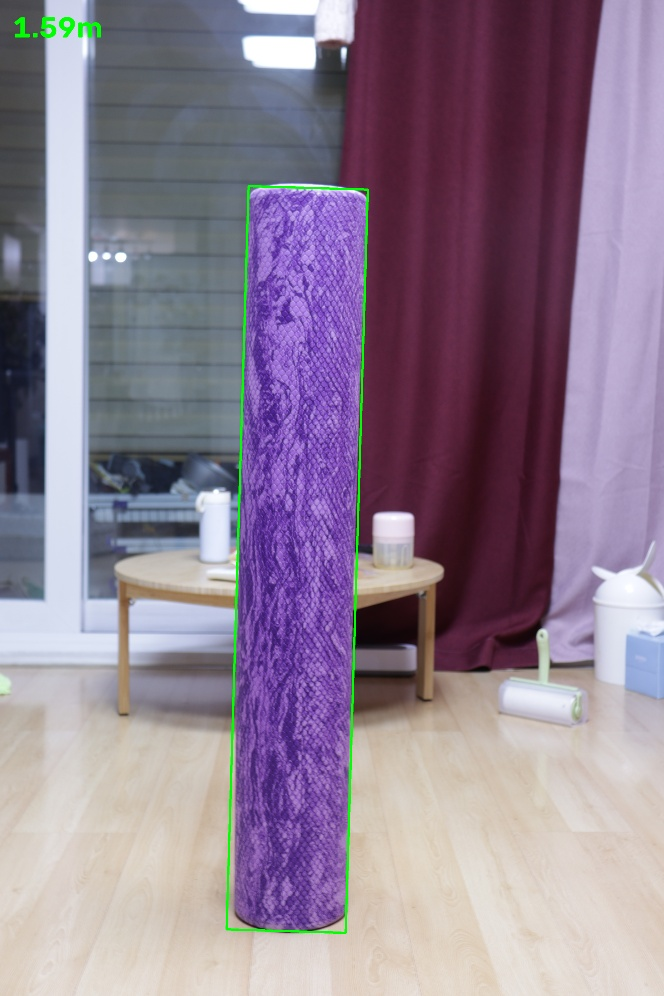
#> input picture canon_test/det_IMG_1795.jpg, 664 x 996 px
$ python -i canon_distance.py   (imports and definitions only)
#> lines starting #> are read from the running program, lines starting #| are printed output that depends on the picture; after the words box and inside, x2 and y2 are one past the last pixel; in counts of white or black regions, pixels touching at a corner belong together
#> further down, picture is the input picture: shape (996, 664, 3); mean B, G, R 146.1, 127.7, 143.4
# -*- coding: utf-8 -*-
"""
캐논 DSLR 사진에서 물체 크기 기준 거리 측정 (EOS 200D II 검증됨)
==================================================================
크기를 아는 물체를 찍으면 EXIF 초점거리와 센서 크기(APS-C 22.3mm)로
거리를 계산한다. 거리는 카메라 윗면 Φ 마크(센서 면)부터 잰다.

물체 검출 두 가지 모드:
  1) --select : 창에서 물체 주위에 마우스로 대충 박스를 그리면
     GrabCut이 정밀하게 경계를 다듬음 (아무 색·물체 가능, 권장)
  2) 기본     : 보라색 계열 자동 검출 (폼롤러용, --hsv로 범위 변경)

검증된 정확도 (실측 2.553m, 7장 교차검증):
  줌 30mm 이상 0.3~0.6% / 24mm ~1% / 18mm ~3.5%
  줌별 보정계수 내장(기본 적용). 박스+GrabCut은 색 방식과 ±0.4% 일치.

사용:
  python canon_distance.py 사진.jpg --height 0.913 --select
  python canon_distance.py 사진.jpg --height 0.913 --true-dist 2.553
"""

import argparse
import cv2
import numpy as np
import exifread

SENSOR_LONG_MM = 22.3     # EOS 200D II (APS-C) 긴 변
CAL_TABLE = [(18, 1.036), (24, 1.011), (32, 1.003)]   # 실험 2 결과


# [10 lines left out: function cal_factor, not called in this run]


def color_detect(img, hsv_lo=(120, 60, 50), hsv_hi=(158, 255, 255)):
#> called with hsv_lo = (120, 60, 50), hsv_hi = (158, 255, 255)
    hsv = cv2.cvtColor(img, cv2.COLOR_BGR2HSV)
#> hsv: shape (996, 664, 3); mean H, S, V 100.2, 73.7, 159
    m = cv2.inRange(hsv, hsv_lo, hsv_hi)
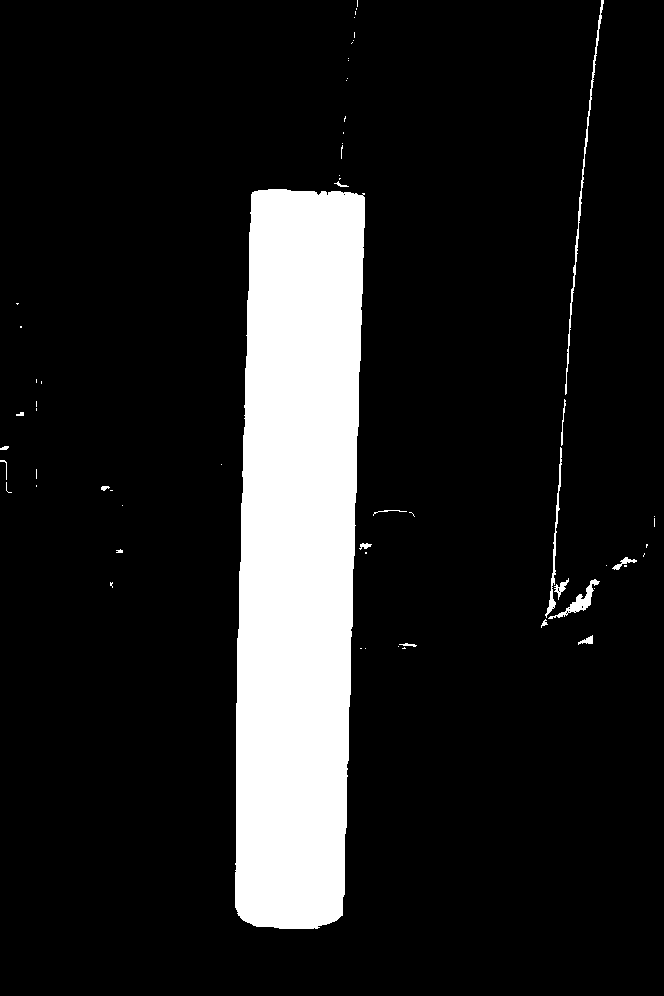
#> m: shape (996, 664); 12.9% white; 61 white regions (43 under 20 px), largest, box (x1, y1, x2, y2) and area: (235, 189, 365, 929) 83022, (565, 0, 604, 395) 778, (548, 579, 600, 619) 440
    m = cv2.morphologyEx(m, cv2.MORPH_OPEN, np.ones((15, 15), np.uint8))
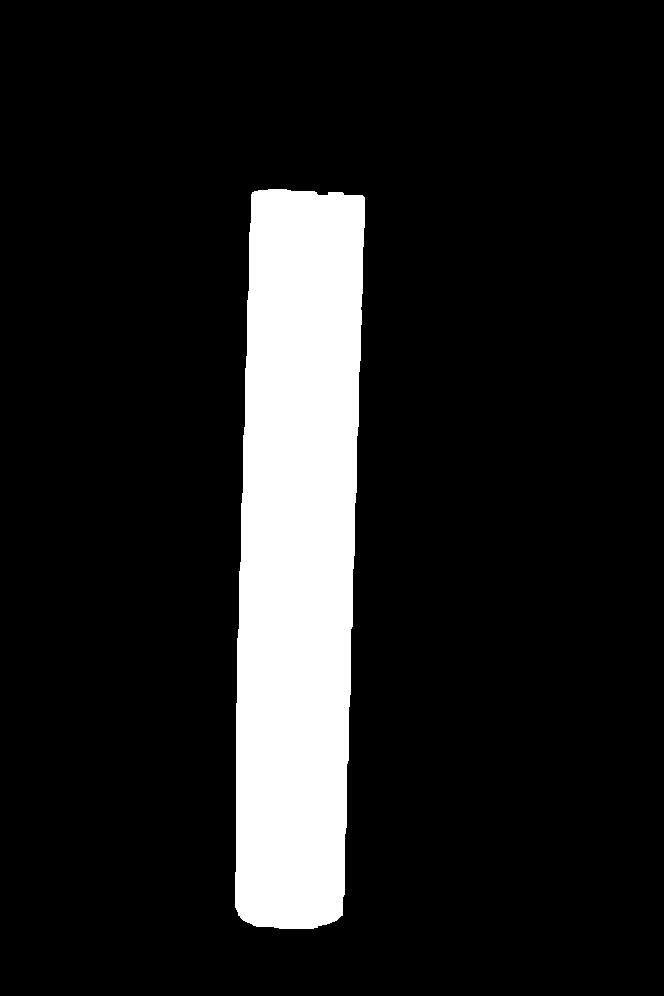
#> m: shape (996, 664); 12.5% white; 1 white region, box (x1, y1, x2, y2) and area: (235, 189, 365, 929) 82905
    m = cv2.morphologyEx(m, cv2.MORPH_CLOSE, np.ones((31, 31), np.uint8))
#> m: shape (996, 664); 12.5% white; 1 white region
    cnts, _ = cv2.findContours(m, cv2.RETR_EXTERNAL, cv2.CHAIN_APPROX_SIMPLE)
#> cnts = 1 contour; box (x1, y1, x2, y2) and area: (235, 189, 365, 929) 82109
    best, bs = None, 0
    for c in cnts:
        if cv2.contourArea(c) < 30000:
            continue
        r = cv2.minAreaRect(c)
        w, h = r[1]
        if min(w, h) == 0:
            continue
        e = max(w, h) / min(w, h)
        if 3 < e < 12 and cv2.contourArea(c) * e > bs:
            best, bs = r, cv2.contourArea(c) * e
#> this loop made 1 pass
#> (w, h, e, best, bs) on pass 1: (738.9, 114.8, 6.44, ((296.6, 558.9), (738.9, 114.8), -88.28), 528478.3)
#> after the loop, bs = 528478.3
    return best


# [76 lines left out: functions grabcut_refine, select_box, main, not called in this run]


# [2 lines not run here, left out]

>>> import cv2
>>> picture = cv2.imread('canon_test/det_IMG_1795.jpg')
>>> result = color_detect(picture)
#> result = ((296.6, 558.9), (738.9, 114.8), -88.28)

$ run again, on canon_test/det_IMG_1797.jpg
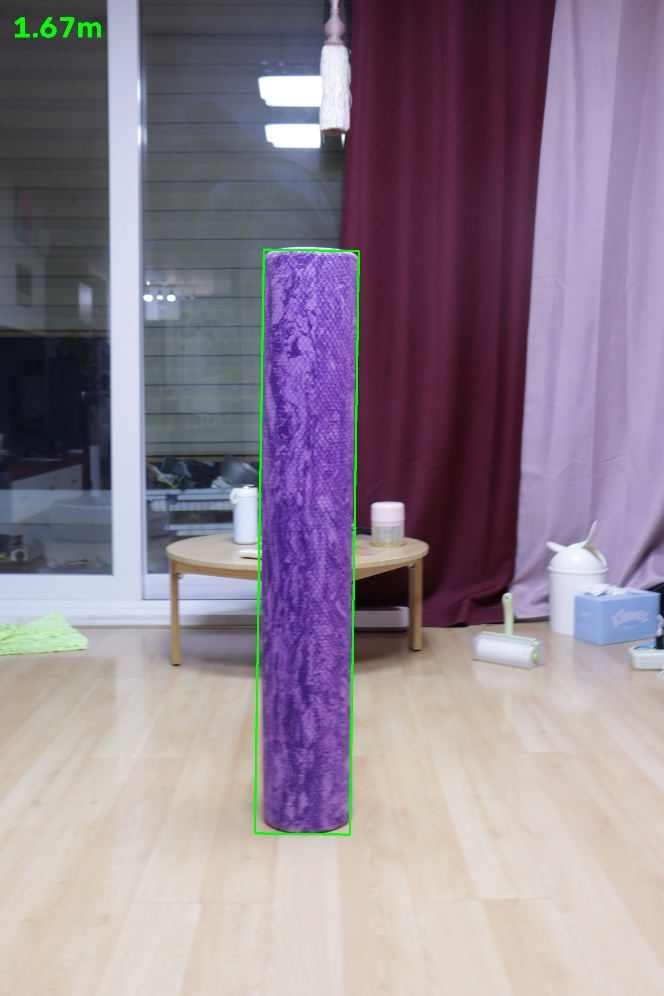
#> input picture canon_test/det_IMG_1797.jpg, 664 x 996 px
#> picture is the input picture: shape (996, 664, 3); mean B, G, R 144.1, 130.6, 143.4
#> hsv: shape (996, 664, 3); mean H, S, V 91.6, 65.1, 156.6
#> in color_detect, `m = cv2.inRange(hsv, hsv_lo, hsv_hi)`:
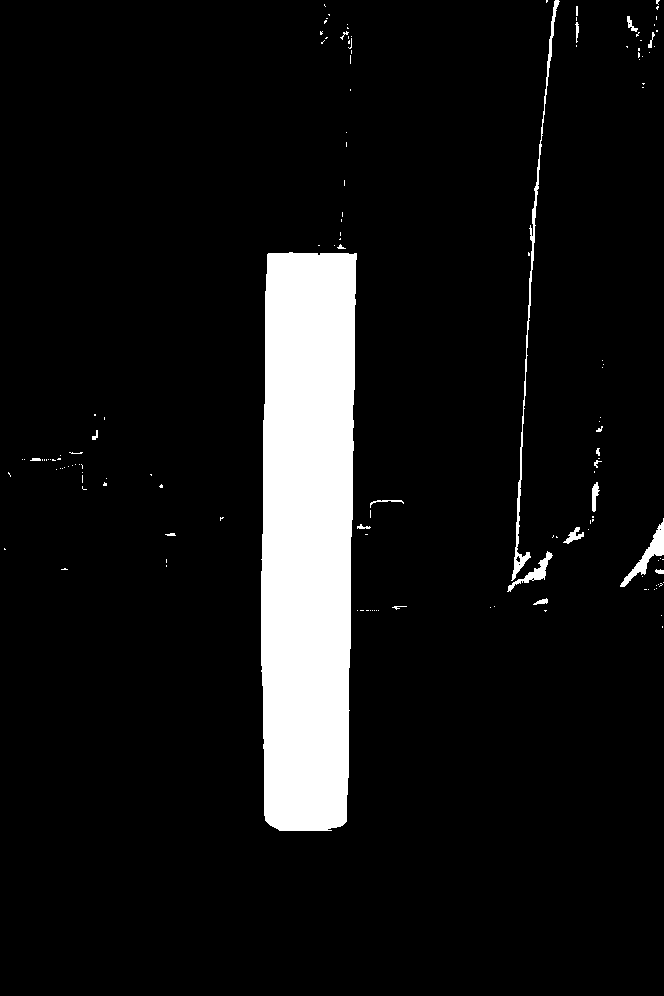
#> m: shape (996, 664); 8.3% white; 143 white regions (120 under 20 px), largest, box (x1, y1, x2, y2) and area: (261, 252, 357, 831) 50963, (511, 0, 560, 581) 1497, (620, 518, 664, 587) 692
#> in color_detect, `m = cv2.morphologyEx(m, cv2.MORPH_OPEN, np.ones((15, 15), np.uint8))`:
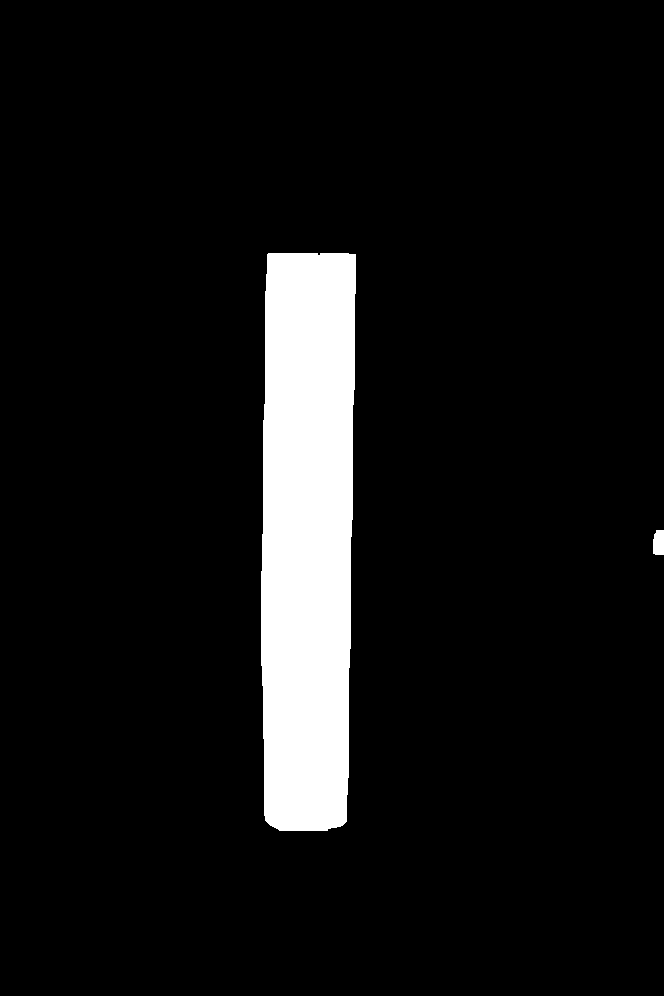
#> m: shape (996, 664); 7.7% white; 2 white regions, box (x1, y1, x2, y2) and area: (261, 253, 356, 831) 50913, (653, 530, 664, 555) 257
#> cnts = 2 contours; box (x1, y1, x2, y2) and area: (261, 253, 356, 831) 50264, (653, 530, 664, 555) 224
#> the loop in color_detect, `for c in cnts:` made 2 passes
#> (w, h, e, best, bs) on pass 2: (578, 90.51, 6.39, ((306.4, 541.4), (578, 90.51), -89.12), 320978.6)
#> after the loop in color_detect, `for c in cnts:`: bs = 320978.6
#> result = ((306.4, 541.4), (578, 90.51), -89.12)

$ run again, on canon_test/det_IMG_1798.jpg
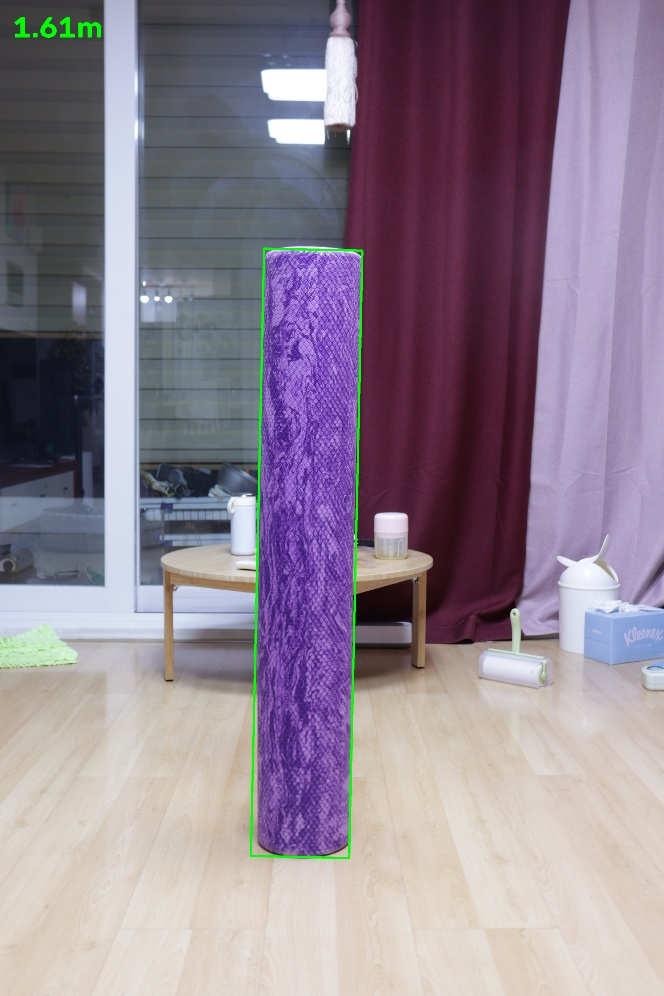
#> input picture canon_test/det_IMG_1798.jpg, 664 x 996 px
#> picture is the input picture: shape (996, 664, 3); mean B, G, R 145.1, 130.8, 144.1
#> hsv: shape (996, 664, 3); mean H, S, V 93.9, 66.1, 157.6
#> in color_detect, `m = cv2.inRange(hsv, hsv_lo, hsv_hi)`:
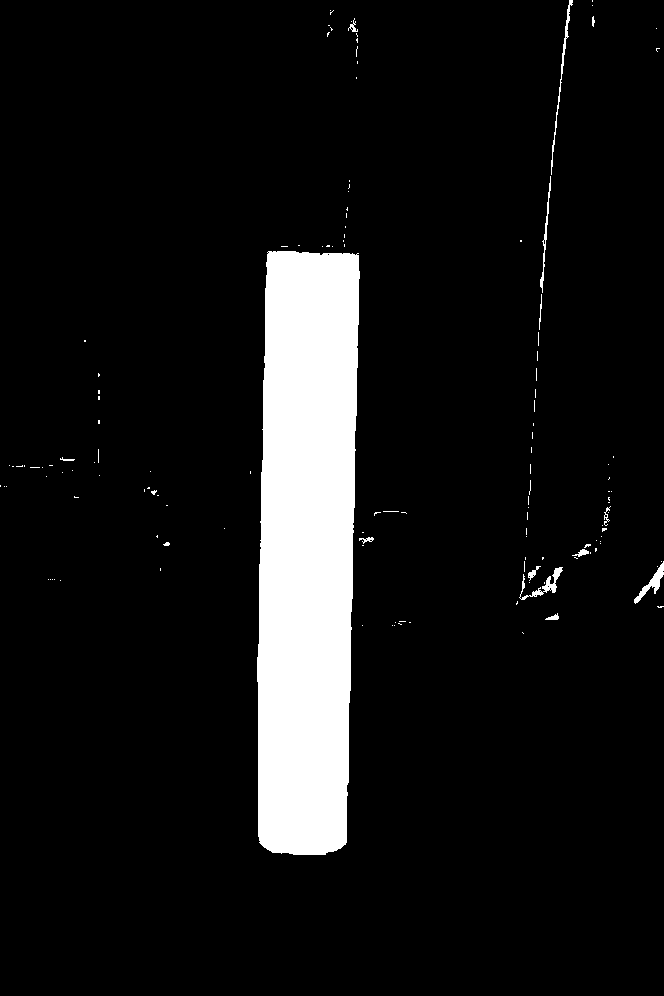
#> m: shape (996, 664); 8.7% white; 137 white regions (122 under 20 px), largest, box (x1, y1, x2, y2) and area: (257, 251, 360, 855) 55416, (551, 0, 573, 175) 341, (519, 567, 563, 600) 337
#> in color_detect, `m = cv2.morphologyEx(m, cv2.MORPH_OPEN, np.ones((15, 15), np.uint8))`:
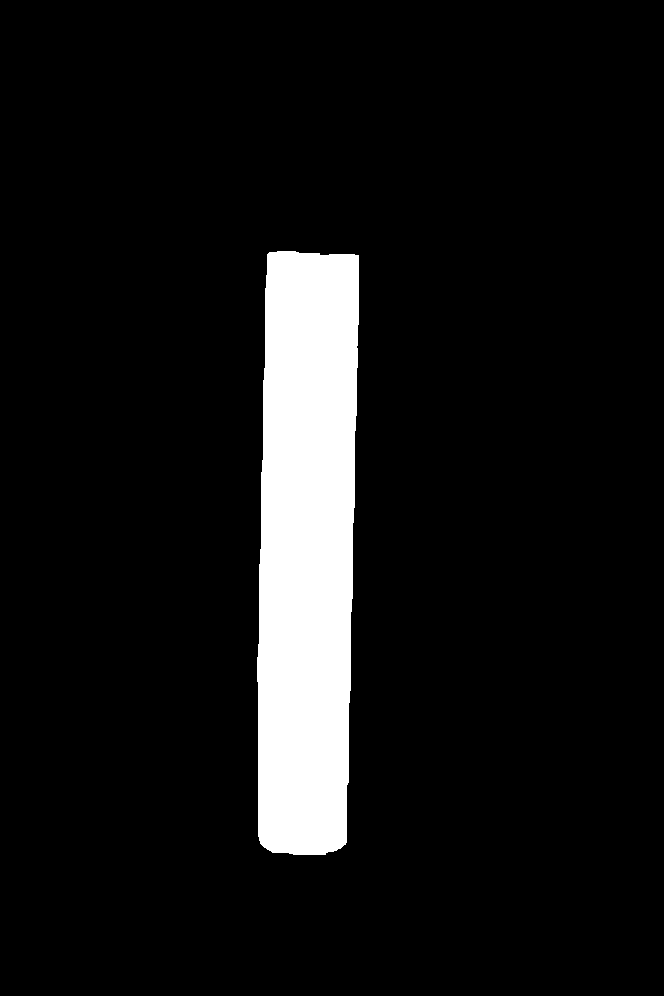
#> m: shape (996, 664); 8.4% white; 1 white region, box (x1, y1, x2, y2) and area: (257, 251, 359, 855) 55320
#> cnts = 1 contour; box (x1, y1, x2, y2) and area: (257, 251, 359, 855) 54652
#> the loop in color_detect, `for c in cnts:` made 1 pass
#> (w, h, e, best, bs) on pass 1: (602.9, 93.76, 6.43, ((306.1, 552.8), (602.9, 93.76), -88.75), 351428)
#> after the loop in color_detect, `for c in cnts:`: bs = 351428
#> result = ((306.1, 552.8), (602.9, 93.76), -88.75)

$ run again, on canon_test/det_IMG_1809.jpg
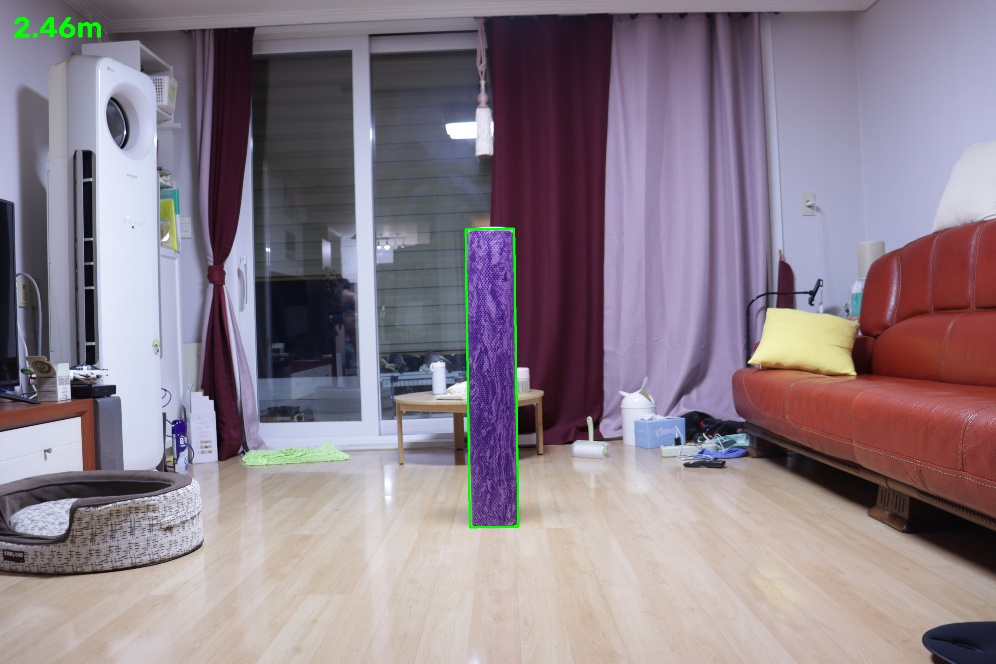
#> input picture canon_test/det_IMG_1809.jpg, 996 x 664 px
#> picture is the input picture: shape (664, 996, 3); mean B, G, R 136.9, 126.7, 139.8
#> hsv: shape (664, 996, 3); mean H, S, V 91.7, 59.2, 151
#> in color_detect, `m = cv2.inRange(hsv, hsv_lo, hsv_hi)`:
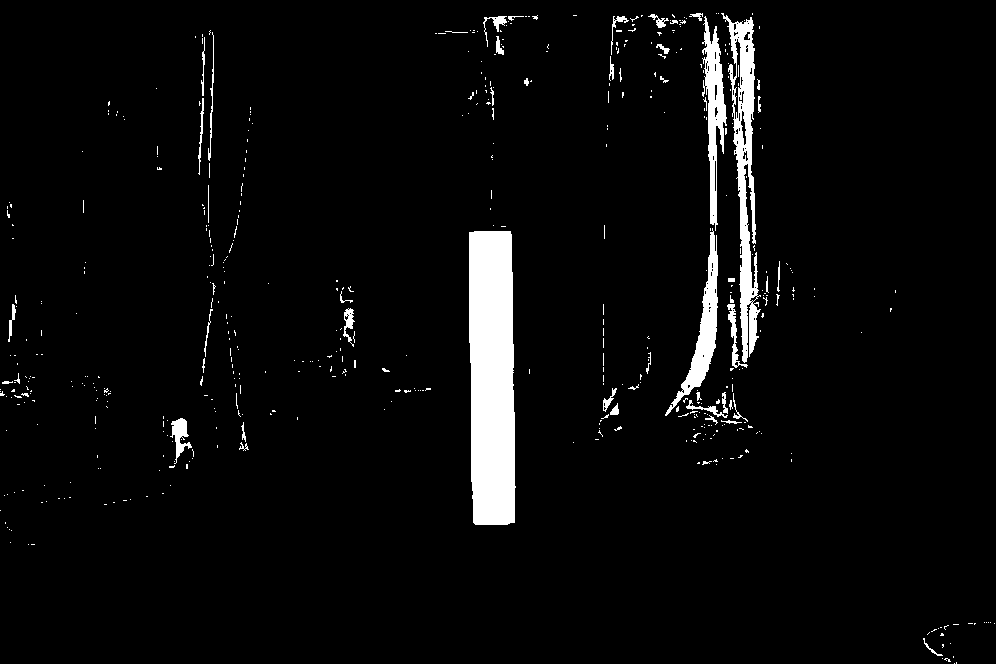
#> m: shape (664, 996); 4.2% white; 523 white regions (473 under 20 px), largest, box (x1, y1, x2, y2) and area: (469, 231, 516, 525) 12733, (721, 13, 761, 363) 4895, (665, 228, 718, 416) 2299
#> in color_detect, `m = cv2.morphologyEx(m, cv2.MORPH_OPEN, np.ones((15, 15), np.uint8))`:
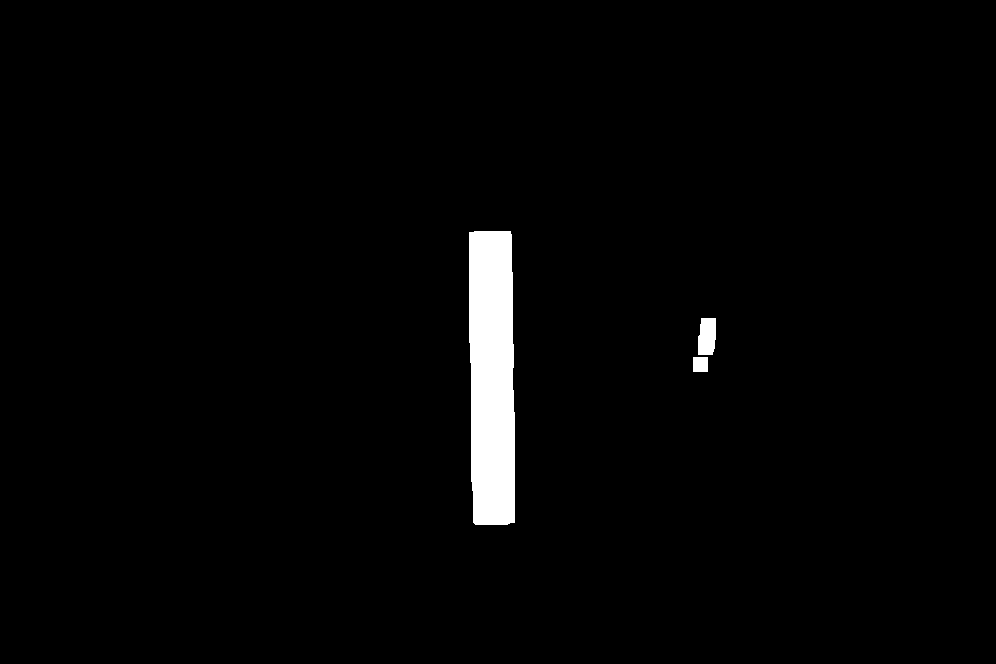
#> m: shape (664, 996); 2% white; 3 white regions, box (x1, y1, x2, y2) and area: (469, 231, 515, 525) 12723, (698, 318, 716, 355) 601, (693, 357, 708, 372) 225
#> cnts = 2 contours; box (x1, y1, x2, y2) and area: (469, 231, 515, 525) 12412, (693, 318, 716, 372) 774
#> the loop in color_detect, `for c in cnts:` made 2 passes
#> after the loop in color_detect, `for c in cnts:`: bs = 0
